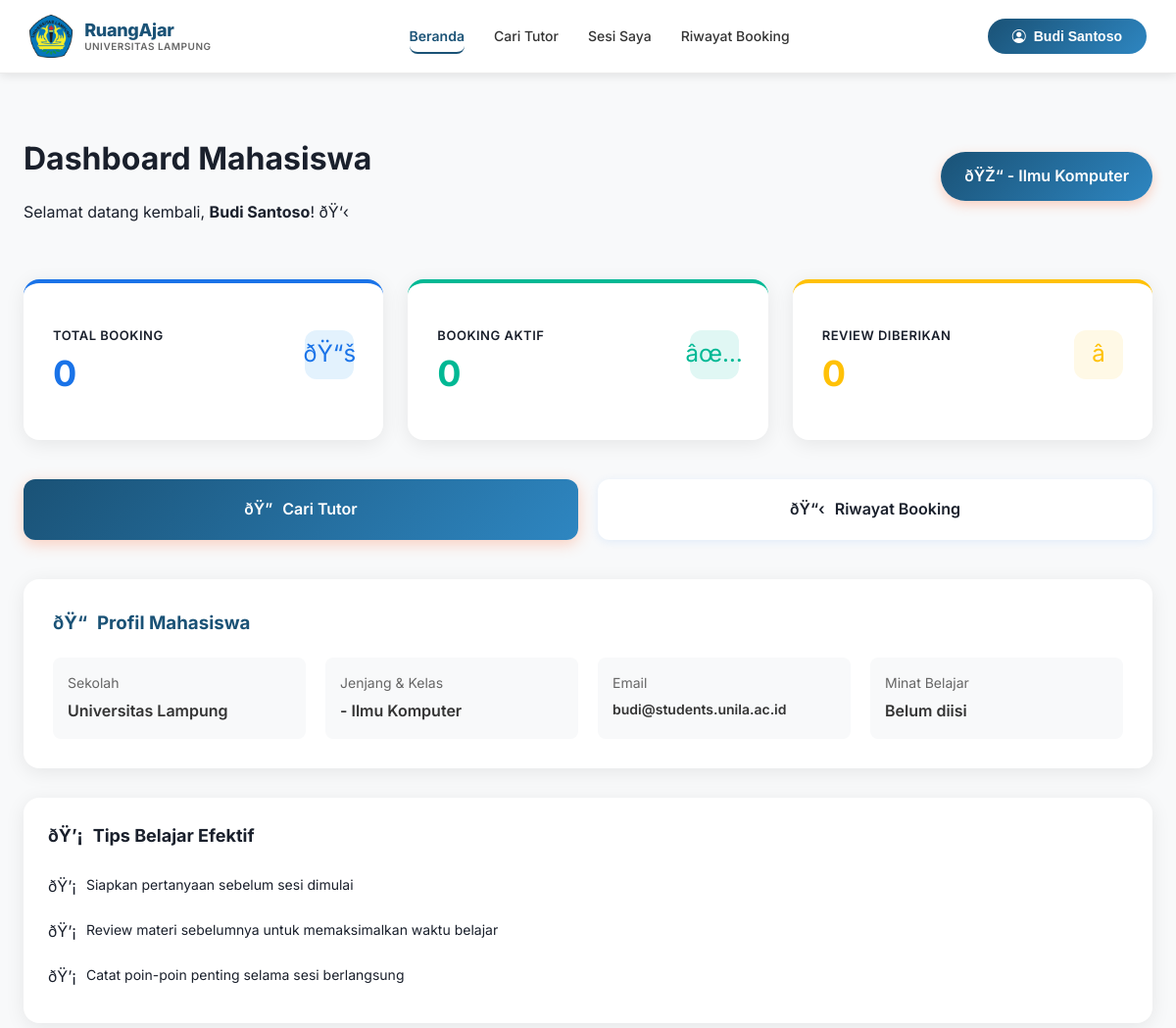
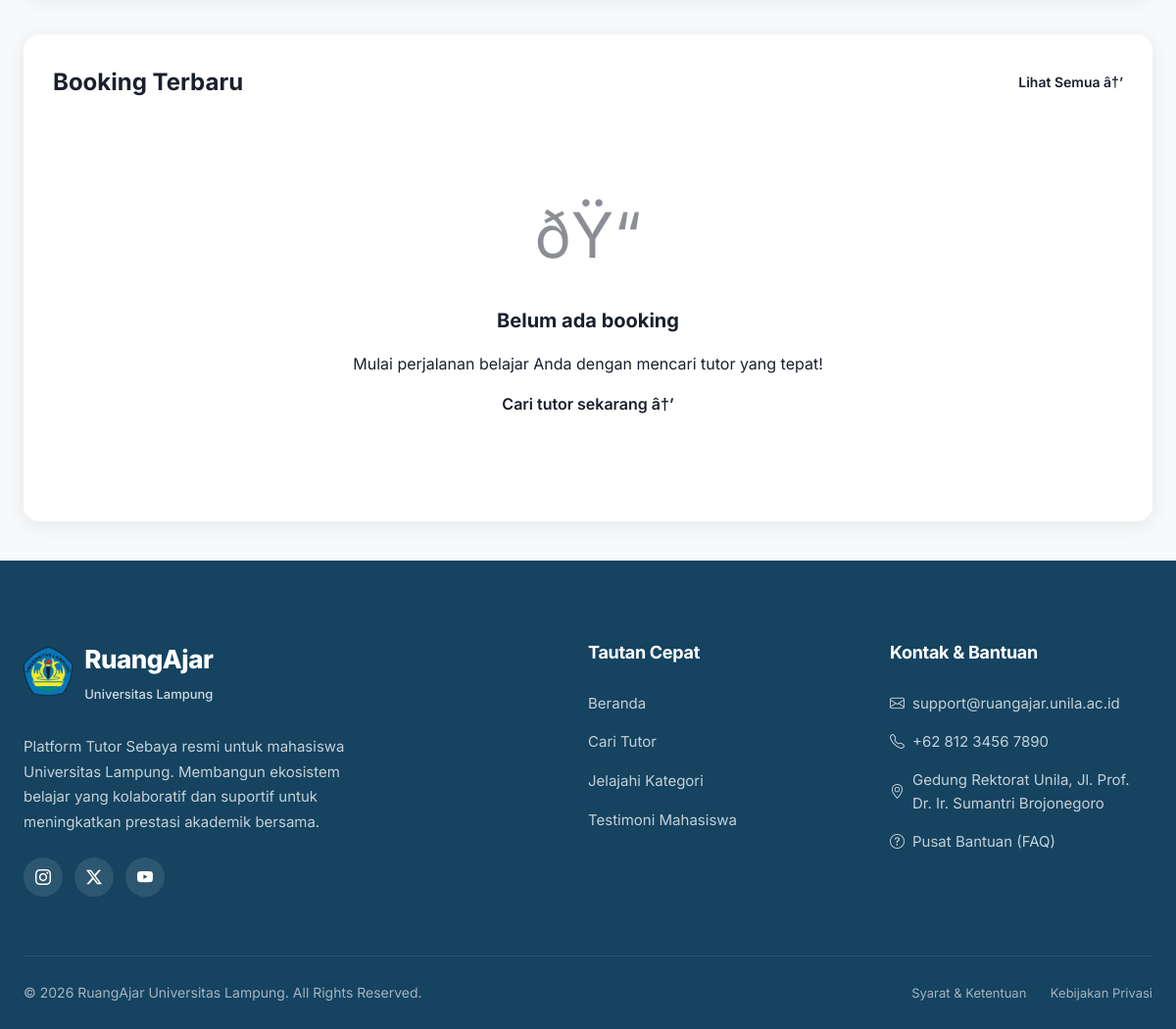
/frontend/pages/learner/dashboard_mahasiswa.php (signed in), run on the app's committed database (2 pictures, top to bottom).
### tables this page shows
CREATE TABLE `mahasiswa` (
  `id` int NOT NULL AUTO_INCREMENT,
  `nim` varchar(20) DEFAULT NULL,
  `angkatan` int DEFAULT '2024',
  `fakultas` varchar(100) DEFAULT 'FMIPA',
  `nama_lengkap` varchar(100) NOT NULL,
  `email` varchar(100) NOT NULL,
  `jenjang` enum('SD','SMP','SMA') DEFAULT NULL,
  `sekolah` varchar(100) DEFAULT NULL,
  `kelas` varchar(50) DEFAULT NULL,
  `minat` text,
  `status` enum('Aktif','Cuti','Non-Aktif') DEFAULT 'Aktif',
  `created_at` timestamp NOT NULL DEFAULT CURRENT_TIMESTAMP,
  PRIMARY KEY (`id`),
  UNIQUE KEY `email` (`email`)
);

### src/frontend/pages/learner/dashboard_mahasiswa.php (the view, shortened to what this page needs)
<?php
require_once '../../../config/database.php';
$user_email = isset($_SESSION['user_email']) ? $_SESSION['user_email'] : $_SESSION['email'];
$siswa_query = "SELECT * FROM mahasiswa WHERE email = '$user_email' LIMIT 1";
$siswa_result = mysqli_query($conn, $siswa_query);
$siswa_data = mysqli_fetch_assoc($siswa_result);
$siswa_id = $siswa_data['id'];
$stats_query = "SELECT
    COALESCE(COUNT(*), 0) as total_booking,
    COALESCE(SUM(CASE WHEN status IN ('pending', 'confirmed') THEN 1 ELSE 0 END), 0) as active_booking,
    (SELECT COALESCE(COUNT(*), 0) FROM reviews WHERE learner_id = '$siswa_id') as total_reviews
FROM bookings
WHERE learner_id = '$siswa_id'";
$stats_result = mysqli_query($conn, $stats_query);
$stats = $stats_result ? mysqli_fetch_assoc($stats_result) : ['total_booking' => 0, 'active_booking' => 0, 'total_reviews' => 0];
$recent_bookings_query = "SELECT
    b.*,
    t.nama_lengkap as tutor_name,
    s.subject_name,
    s.price
FROM bookings b
INNER JOIN tutor t ON b.tutor_id = t.id
INNER JOIN subjects s ON b.subject_id = s.id
WHERE b.learner_id = '$siswa_id'
ORDER BY b.created_at DESC
LIMIT 5";
$recent_bookings_result = mysqli_query($conn, $recent_bookings_query);
?>
<!DOCTYPE html>
<html lang="id">
<head>
    <link href="https://cdn.jsdelivr.net/npm/bootstrap-icons@1.11.3/font/bootstrap-icons.css" rel="stylesheet">
    <link rel="stylesheet" href="../../assets/css/style.css">
</head>
<body>
<?php include '../../layouts/header_learner.php'; ?>
<div class="dashboard-container">
    <div class="container">
        <div class="dashboard-header">
            <div class="dashboard-header-content">
                <h1>Dashboard Mahasiswa</h1>
                <p>Selamat datang kembali, <strong><?php echo htmlspecialchars($siswa_data['nama_lengkap']); ?></strong>! ðŸ‘‹</p>
            </div>
            <div class="welcome-badge">
                ðŸŽ“ <?php echo $siswa_data['jenjang']; ?> - <?php echo $siswa_data['kelas']; ?>
            </div>
        </div>
        <div class="stats-grid">
            <div class="stat-card stat-primary">
                <div class="stat-card-header">
                    <div>
                        <h3>Total Booking</h3>
                        <div class="stat-value"><?php echo $stats['total_booking'] ?? 0; ?></div>
                    </div>
                    <div class="stat-icon">ðŸ“š</div>
                </div>
            </div>
            <div class="stat-card stat-success">
                <div class="stat-card-header">
                    <div>
                        <h3>Booking Aktif</h3>
                        <div class="stat-value"><?php echo $stats['active_booking'] ?? 0; ?></div>
                    </div>
                    <div class="stat-icon">âœ…</div>
                </div>
            </div>
            <div class="stat-card stat-warning">
                <div class="stat-card-header">
                    <div>
                        <h3>Review Diberikan</h3>
                        <div class="stat-value"><?php echo $stats['total_reviews'] ?? 0; ?></div>
                    </div>
                    <div class="stat-icon">â­</div>
                </div>
            </div>
        </div>
        <div class="quick-actions">
            <a href="../public/search_result.php" class="btn-action">
                <span>ðŸ”</span>
                <span>Cari Tutor</span>
            </a>
            <a href="../learner/riwayat.php" class="btn-action secondary">
                <span>ðŸ“‹</span>
                <span>Riwayat Booking</span>
            </a>
        </div>
        <div style="background: white; padding: 30px; border-radius: 16px; box-shadow: 0 4px 20px rgba(0, 0, 0, 0.08); margin-bottom: 30px;">
            <h3 style="margin: 0 0 20px 0; color: #1a5276; display: flex; align-items: center; gap: 10px;">
                <span>ðŸ“</span>
                <span>Profil Mahasiswa</span>
            </h3>
            <div style="display: grid; grid-template-columns: repeat(auto-fit, minmax(250px, 1fr)); gap: 20px;">
                <div style="padding: 15px; background: #f8f9fa; border-radius: 8px;">
                    <p style="margin: 0; color: #666; font-size: 14px; margin-bottom: 5px;">Sekolah</p>
                    <p style="margin: 0; font-weight: 600; color: #333;"><?php echo htmlspecialchars($siswa_data['sekolah'] ?? 'Belum diisi'); ?></p>
                </div>
                <div style="padding: 15px; background: #f8f9fa; border-radius: 8px;">
                    <p style="margin: 0; color: #666; font-size: 14px; margin-bottom: 5px;">Jenjang & Kelas</p>
                    <p style="margin: 0; font-weight: 600; color: #333;"><?php echo $siswa_data['jenjang'] . ' - ' . $siswa_data['kelas']; ?></p>
                </div>
                <div style="padding: 15px; background: #f8f9fa; border-radius: 8px;">
                    <p style="margin: 0; color: #666; font-size: 14px; margin-bottom: 5px;">Email</p>
                    <p style="margin: 0; font-weight: 600; color: #333; font-size: 14px;"><?php echo htmlspecialchars($siswa_data['email']); ?></p>
                </div>
                <div style="padding: 15px; background: #f8f9fa; border-radius: 8px;">
                    <p style="margin: 0; color: #666; font-size: 14px; margin-bottom: 5px;">Minat Belajar</p>
                    <p style="margin: 0; font-weight: 600; color: #333;"><?php echo htmlspecialchars($siswa_data['minat'] ?? 'Belum diisi'); ?></p>
                </div>
            </div>
        </div>
        <div class="quick-tips">
            <h3>
                <span>ðŸ’¡</span>
                <span>Tips Belajar Efektif</span>
            </h3>
            <ul class="tips-list">
                <li>Siapkan pertanyaan sebelum sesi dimulai</li>
                <li>Review materi sebelumnya untuk memaksimalkan waktu belajar</li>
                <li>Catat poin-poin penting selama sesi berlangsung</li>
            </ul>
        </div>
        <div class="recent-bookings">
            <div class="recent-bookings-header">
                <h2>Booking Terbaru</h2>
                <a href="sesi_saya.php" class="view-all-link">Lihat Semua â†’</a>
            </div>
            <?php if ($recent_bookings_result && mysqli_num_rows($recent_bookings_result) > 0): ?>
                <?php while ($booking = mysqli_fetch_assoc($recent_bookings_result)):
                    $tutor_initial = strtoupper(substr($booking['tutor_name'], 0, 1));
                    $date = new DateTime($booking['booking_date']);
                    $date_formatted = $date->format('d M Y');
                    $time_formatted = date('H:i', strtotime($booking['booking_time']));
                    $price_formatted = 'Rp ' . number_format($booking['price'], 0, ',', '.');
                ?>
                    <div class="booking-item">
                        <div class="booking-info">
                            <div class="tutor-avatar"><?php echo $tutor_initial; ?></div>
                            <div class="booking-details">
                                <h4><?php echo htmlspecialchars($booking['tutor_name']); ?></h4>
                                <p><?php echo htmlspecialchars($booking['subject_name'] ?? 'Mata Kuliah'); ?></p>
                                <p>
                                    <span>ðŸ“… <?php echo $date_formatted; ?></span>
                                    <span style="margin: 0 8px;">â€¢</span>
                                    <span>ðŸ• <?php echo $time_formatted; ?> WIB</span>
                                    <span style="margin: 0 8px;">â€¢</span>
                                    <span>â±ï¸ <?php echo $booking['duration']; ?> menit</span>
                                </p>
                                <p class="booking-price"><?php echo $price_formatted; ?></p>
                            </div>
                        </div>
                        <div class="booking-meta">
                            <span class="status-badge status-<?php echo $booking['status']; ?>">
                                <?php
                                $status_text = [
                                    'pending' => 'Menunggu',
                                    'confirmed' => 'Dikonfirmasi',
                                    'completed' => 'Selesai',
                                    'cancelled' => 'Dibatalkan'
                                ];
                                echo $status_text[$booking['status']] ?? ucfirst($booking['status']);
                                ?>
                            </span>
                        </div>
                    </div>
                <?php endwhile; ?>
            <?php else: ?>
                <div class="empty-state">
                    <div class="empty-state-icon">ðŸ“</div>
                    <h3>Belum ada booking</h3>
                    <p>Mulai perjalanan belajar Anda dengan mencari tutor yang tepat!</p>
                    <p style="margin-top: 15px;">
                        <a href="../public/search_result.php">Cari tutor sekarang â†’</a>
                    </p>
                </div>
            <?php endif; ?>
        </div>
    </div>
</div>
<?php require_once '../../layouts/footer.php'; ?>

### src/frontend/layouts/header_learner.php (shortened to what this page needs)
<nav class="sb-navbar">
    <div class="sb-nav-container">
        <a href="dashboard_mahasiswa.php" class="sb-brand">
            <img src="../../../assets/img/logo_unila_resmi.png" alt="Unila Logo">
            <div class="sb-brand-text">
                <span class="sb-brand-name">RuangAjar</span>
                <span class="sb-brand-sub">Universitas Lampung</span>
            </div>
        </a>
        <ul class="sb-menu">
            <li><a href="dashboard_mahasiswa.php" class="<?php echo basename($_SERVER['PHP_SELF']) == 'dashboard_mahasiswa.php' ? 'active' : ''; ?>">Beranda</a></li>
            <li><a href="cari_tutor.php" class="<?php echo basename($_SERVER['PHP_SELF']) == 'cari_tutor.php' ? 'active' : ''; ?>">Cari Tutor</a></li>
            <li><a href="sesi_saya.php" class="<?php echo basename($_SERVER['PHP_SELF']) == 'sesi_saya.php' ? 'active' : ''; ?>">Sesi Saya</a></li>
            <li><a href="riwayat.php" class="<?php echo basename($_SERVER['PHP_SELF']) == 'riwayat.php' ? 'active' : ''; ?>">Riwayat Booking</a></li>
        </ul>
        <div style="display: flex; gap: 10px; align-items: center;">
            <div style="position: relative;">
                <button onclick="toggleDropdown()" class="sb-daftar">
                    <i class="bi bi-person-circle"></i> <?php echo isset($siswa_data['nama_lengkap']) ? htmlspecialchars($siswa_data['nama_lengkap']) : 'Profil'; ?>
                </button>
            </div>
        </div>
    </div>
</nav>

### src/frontend/assets/css/style.css (style rules this page uses)
:root { --primary: #1a5276; --primary-dark: #154360; --primary-light: #2e86c1; --primary-soft: #eaf2f8; --accent: #f39c12; --accent-dark: #d68910; --bg: #f8f9fa; --card: #ffffff; --dark: #1a202c; --muted: #64748b; --border: rgba(0,0,0,0.08); --shadow: 0 4px 24px rgba(26,82,118,0.08); --radius: 14px; --success: #27ae60; --danger: #e74c3c; }
* { box-sizing: border-box; }
body { margin: 0; background: var(--bg); font-family: 'Inter', sans-serif; color: var(--dark); line-height: 1.6; }
.sb-navbar { background: #fff; padding: 0; position: sticky; top: 0; z-index: 100; border-bottom: 1px solid var(--border); box-shadow: 0 1px 8px rgba(0,0,0,0.04); }
.sb-nav-container { max-width: 1200px; margin: auto; padding: 18px 24px; display: flex; align-items: center; justify-content: space-between; }
.sb-brand { display: flex; align-items: center; gap: 10px; text-decoration: none; }
.sb-brand-text { display: flex; flex-direction: column; line-height: 1.15; }
.sb-brand-name { font-size: 18px; font-weight: 800; color: var(--primary); letter-spacing: -0.3px; }
.sb-brand-sub { font-size: 10px; font-weight: 500; color: var(--muted); letter-spacing: 0.5px; }
.sb-menu { display: flex; list-style: none; gap: 8px; margin: 0; padding: 0; }
.sb-menu a { text-decoration: none; color: var(--muted); font-weight: 500; font-size: 14px; padding: 8px 14px; border-radius: 8px; transition: all 0.2s; }
.sb-menu a:hover, .sb-menu a.active { color: var(--primary); background: var(--primary-soft); }
.sb-daftar { padding: 8px 20px; border-radius: 8px; background: var(--primary); color: #fff; font-weight: 600; font-size: 14px; text-decoration: none; border: none; cursor: pointer; transition: all 0.2s; }
.container { max-width: 1200px; margin: 0 auto; padding: 0 24px; }
html { overflow-y: scroll; }

### src/frontend/layouts/header_learner.php (style rules this page uses)
.sb-navbar { background: white; box-shadow: 0 2px 10px rgba(0,0,0,0.1); position: sticky; top: 0; z-index: 100; }
.sb-nav-container { max-width: 1400px; margin: 0 auto; padding: 15px 30px; display: flex; justify-content: space-between; align-items: center; }
.sb-brand { display: flex; align-items: center; gap: 12px; text-decoration: none; }
.sb-brand img { height: 44px; width: auto; object-fit: contain; }
.sb-brand-text { display: flex; flex-direction: column; }
.sb-brand-name { font-size: 18px; font-weight: 800; color: #1a5276; letter-spacing: -0.3px; }
.sb-brand-sub { font-size: 10px; font-weight: 600; color: #666; letter-spacing: 0.5px; text-transform: uppercase; }
.sb-menu { display: flex; gap: 30px; list-style: none; margin: 0; padding: 0; }
.sb-menu li a { text-decoration: none; color: #333; font-weight: 500; transition: all 0.3s; padding: 8px 0 !important; border-bottom: 2px solid transparent; }
.sb-menu li a:hover, .sb-menu li a.active { color: #1a5276; border-bottom-color: #1a5276; background: transparent !important; font-weight: 600 !important; padding: 8px 0 !important; }
.sb-daftar { display: flex; align-items: center; gap: 8px; background: linear-gradient(135deg, #1a5276, #2e86c1); color: white; padding: 10px 25px; border-radius: 25px; border: none; cursor: pointer; font-weight: 600; text-decoration: none; }

### data on the page
mahasiswa: nama_lengkap "Budi Santoso", kelas "Ilmu Komputer", sekolah "Universitas Lampung", email "budi@students.unila.ac.id", minat "Belum diisi"

### other printed values
$stats['total_booking'] "0"
$stats['active_booking'] "0"
$stats['total_reviews'] "0"
